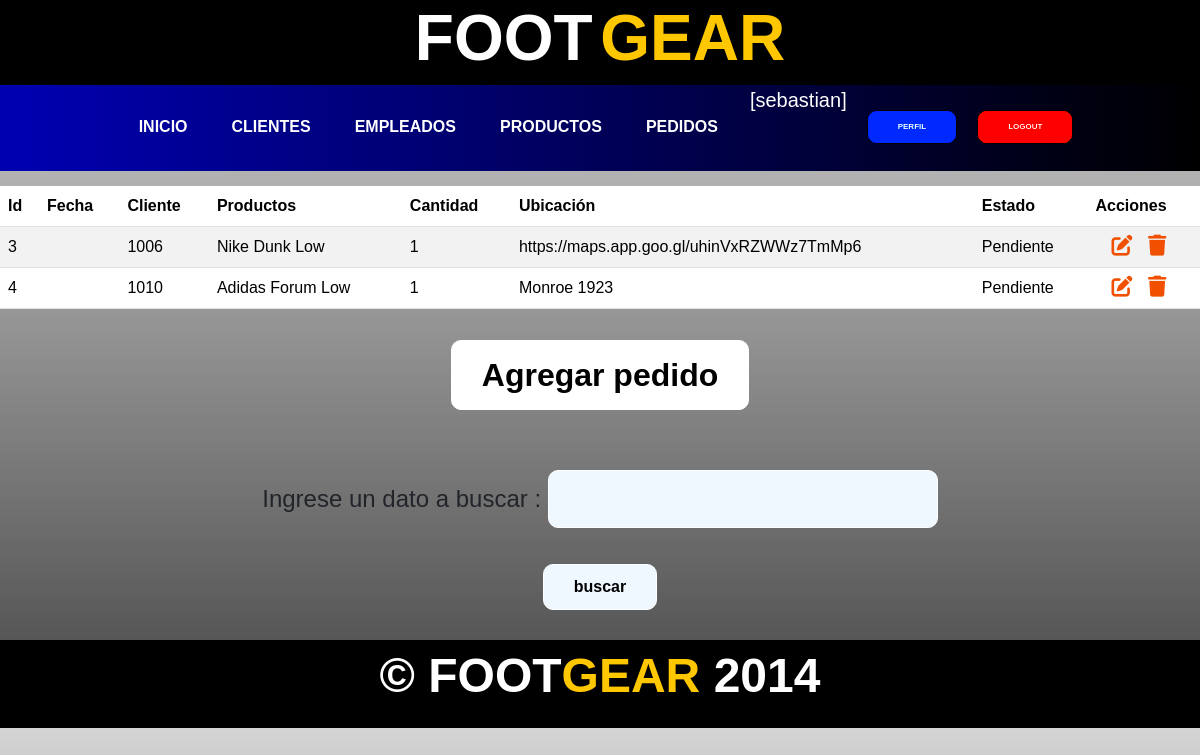
The app's page /pedidos/ (signed in), older data.
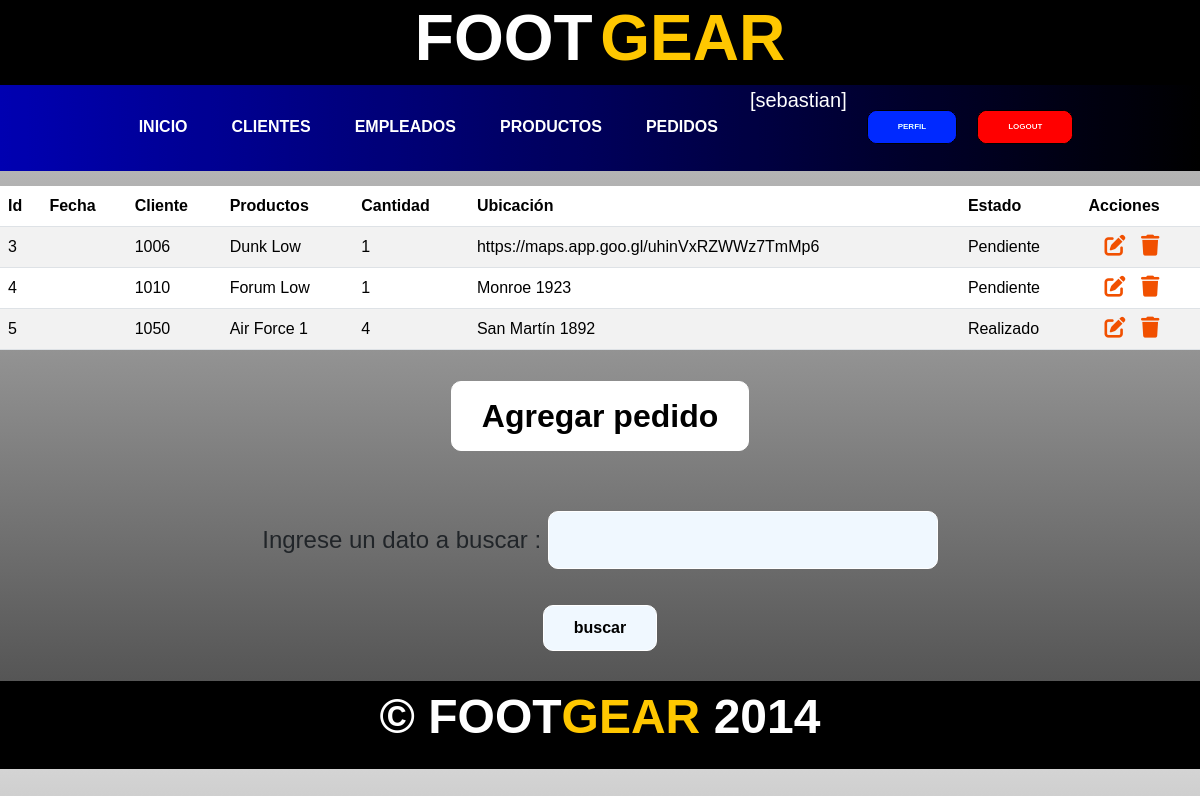
The same page, newer data.
### aplicacion/models.py (models this page shows, shortened)
class Pedido(models.Model):
    fecha = models.DateField(auto_now_add=True)
    cliente = models.IntegerField()
    productos = models.CharField(max_length=255)
    cantidad = models.IntegerField()
    ubicacion = models.CharField(max_length=100)
    estado = models.CharField(max_length=50)

### aplicacion/views.py (the view)
# urls.py: path('pedidos/', pedidos,name="pedidos"),
@login_required
def pedidos(request):
    formulario_pedido = PedidoForm()
    contexto = {
        'pedidos': Pedido.objects.all(),
        'form': formulario_pedido
    }
    return render(request,"aplicacion/pedidos.html",contexto)

### aplicacion/forms.py
class PedidoForm(forms.Form):
    fecha = forms.DateTimeField(required=True)
    cliente = forms.IntegerField(required=True)
    productos = forms.CharField(max_length=255,required=True)
    cantidad = forms.IntegerField(required=True)
    ubicacion = forms.CharField(max_length=100,required=True)
    estado = forms.CharField(max_length=50,required=True)
    class Meta:
        fields = ['cliente', 'productos', 'cantidad', 'ubicacion', 'estado']
        widgets = {
            'fecha': forms.DateTimeInput(attrs={'readonly': 'readonly'}),
            }

### aplicacion/templates/aplicacion/pedidos.html (shortened to what this page needs)
{% extends 'aplicacion/index.html' %}
{% block tabla_pedidos %}
<div class="button_container">
    <table class="table table-striped table--pedidos">
        <thead>
            <tr>
                <th>Id</th>
                <th>Fecha</th>
                <th>Cliente</th>
                <th>Productos</th>
                <th>Cantidad</th>
                <th>Ubicación</th>
                <th>Estado</th>
                <th>Acciones</th>
            </tr>
        </thead>
        <tbody>
        {% for p in pedidos %}
            <tr>
                <td>{{ p.id }}</td>
                <td>{{ p.fecha  | date:"d/m/Y" }}</td>
                <td>{{ p.cliente }}</td>
                <td>{{ p.productos }}</td>
                <td>{{ p.cantidad }}</td>
                <td>{{ p.ubicacion}}</td>
                <td>{{ p.estado}}</td>
                <td>
                    <a
                    href="{% url 'pedido_update' p.id %}"
                    class="btn editar_tablas"
                    style="--bs-btn-padding-y: .25rem;"
                    >
                    </a>
                    <a
                    href="{% url 'pedido_delete' p.id %}"
                    class="btn borrar_tablas"
                    style="--bs-btn-padding-y: .25rem;"
                    >
                    </a>
                </td>
            </tr>
        {% endfor %}
        </tbody>
    </table>
</div>
{% endblock tabla_pedidos %}
{% block formulario %}
<div class="button_container">
    <button  id="mostrarFormulario_pedidos">Agregar pedido</button>
</div>
{% endblock formulario %}
{% block busqueda %}
<form action="{% url 'encontrar_pedidos' %}" method="get">
    <div class="tabla_formularios">
        <p class="texto_buscar">Ingrese un dato a buscar : <input type="text" name= "buscar" id= "buscar"></p>
    </div>
    <div class="form">
        <input type="submit" value="buscar">
    </div>
</form>
{% endblock busqueda %}

Row changes from the older to the newer data that the page shows:
changed Pedido "https://maps.app.goo.gl/uhinVxRZWWz7TmMp6": productos "Nike Dunk Low" → "Dunk Low"
changed Pedido id 4: productos "Adidas Forum Low" → "Forum Low"
added Pedido: id "5", cliente "1050", productos "Air Force 1", cantidad "4", ubicacion "San Martín 1892", estado "Realizado"
